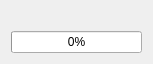
<?xml version="1.0" encoding="UTF-8"?>
<ui version="4.0">
 <class>Downloader</class>
 <widget class="QDialog" name="Downloader">
  <property name="geometry">
   <rect>
    <x>0</x>
    <y>0</y>
    <width>153</width>
    <height>60</height>
   </rect>
  </property>
  <property name="windowTitle">
   <string>Download</string>
  </property>
  <layout class="QVBoxLayout" name="verticalLayout">
   <item>
    <widget class="QLabel" name="label">
     <property name="text">
      <string notr="true"/>
     </property>
    </widget>
   </item>
   <item>
    <widget class="QProgressBar" name="progressBar">
     <property name="value">
      <number>0</number>
     </property>
    </widget>
   </item>
  </layout>
 </widget>
 <resources/>
 <connections/>
</ui>
